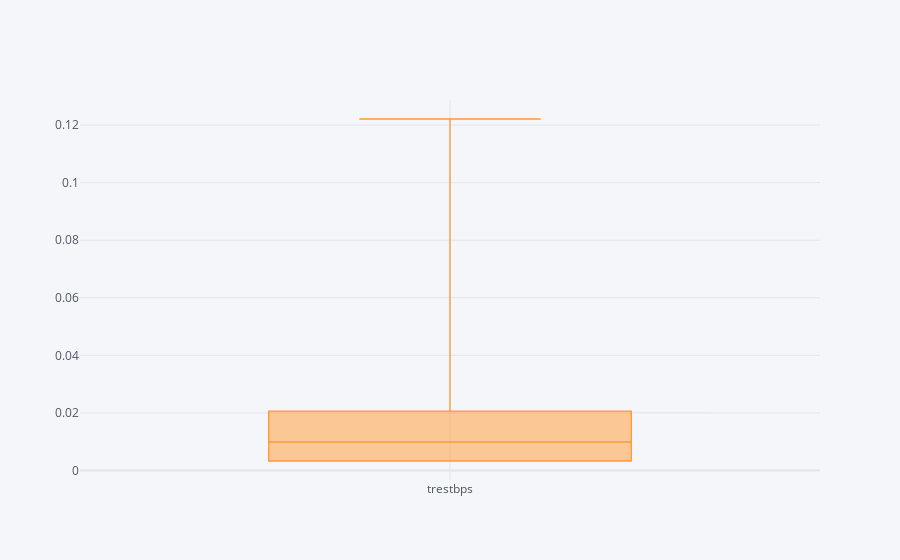

Notebook code for this chart:
### Code cell
df.trestbps.value_counts(normalize=True).iplot(kind="box")

### Figure 1 — Plotly figure (JSON) as saved in the notebook; plotly's stock layout.template omitted (floating-point values rounded to 4 significant figures)
{"data": [{"boxpoints": false, "line": {"width": 1.3}, "marker": {"color": "rgba(255, 153, 51, 1.0)"}, "name": "trestbps", "orientation": "v", "type": "box", "y": [0.1221, 0.1188, 0.1056, 0.06271, 0.05611, 0.0429, 0.0396, 0.0363, 0.0363, 0.0297, 0.0264, 0.0231, 0.0198, 0.0198, 0.0198, 0.0165, 0.0165, 0.0165, 0.0132, 0.0132, 0.0132, 0.009901, 0.009901, 0.009901, 0.009901, 0.009901, 0.009901, 0.006601, 0.006601, 0.006601, 0.006601, 0.006601, 0.006601, 0.0033, 0.0033, 0.0033, 0.0033, 0.0033, 0.0033, 0.0033, 0.0033, 0.0033, 0.0033, 0.0033, 0.0033, 0.0033, 0.0033, 0.0033, 0.0033]}], "layout": {"autosize": true, "legend": {"bgcolor": "#F5F6F9", "font": {"color": "#4D5663"}}, "paper_bgcolor": "#F5F6F9", "plot_bgcolor": "#F5F6F9", "title": {"font": {"color": "#4D5663"}}, "xaxis": {"autorange": true, "gridcolor": "#E1E5ED", "range": [-0.5, 0.5], "showgrid": true, "tickfont": {"color": "#4D5663"}, "title": {"font": {"color": "#4D5663"}, "text": ""}, "type": "category", "zerolinecolor": "#E1E5ED"}, "yaxis": {"autorange": true, "gridcolor": "#E1E5ED", "range": [-0.0033, 0.1287], "showgrid": true, "tickfont": {"color": "#4D5663"}, "title": {"font": {"color": "#4D5663"}, "text": ""}, "type": "linear", "zerolinecolor": "#E1E5ED"}}}
